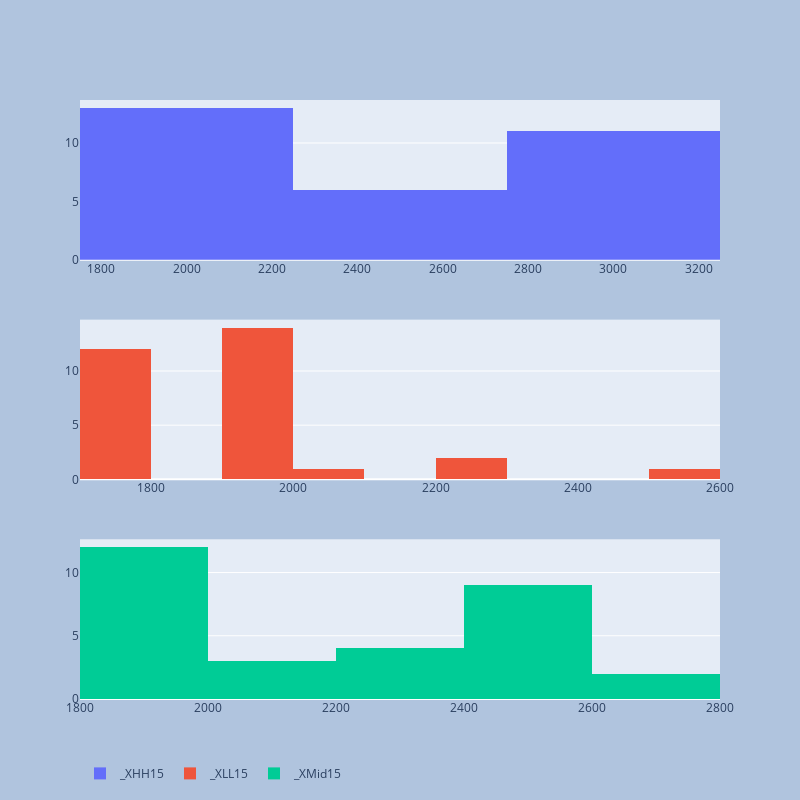

Notebook code for this chart:
### Code cell
colsToDist_1=[  x for  x  in list_cols if x.startswith('_X') ]
print(colsToDist_1)
fig=plot_mutiple_histrogram(df,colsToDist_1,len(colsToDist_1))
pio.write_image(fig, f"{report_path}\\{symbol}_PriceDist.png")
fig

### Figure 1 — Plotly figure (JSON) as saved in the notebook; plotly's stock layout.template omitted (floating-point values rounded to 4 significant figures)
{"data": [{"name": "_XHH15", "type": "histogram", "x": [3007.0, 3007.0, 2941.0, 2941.0, 2941.0, 2941.0, 2941.0, 2941.0, 2941.0, 2941.0, 2941.0, 2748.0, 2693.0, 2635.0, 2520.0, 2342.0, 2342.0, 2145.0, 2145.0, 2145.0, 2145.0, 2145.0, 2091.0, 2091.0, 2043.0, 2043.0, 2043.0, 2043.0, 2043.0, 1999.0], "xaxis": "x", "yaxis": "y"}, {"name": "_XLL15", "type": "histogram", "x": [2520.0, 2229.0, 2229.0, 2085.0, 1960.0, 1960.0, 1960.0, 1960.0, 1960.0, 1960.0, 1915.0, 1915.0, 1915.0, 1915.0, 1915.0, 1915.0, 1915.0, 1915.0, 1792.0, 1727.0, 1727.0, 1727.0, 1727.0, 1727.0, 1727.0, 1727.0, 1727.0, 1727.0, 1727.0, 1727.0], "xaxis": "x2", "yaxis": "y2"}, {"name": "_XMid15", "type": "histogram", "x": [2763.0, 2618.0, 2585.0, 2513.0, 2450.0, 2450.0, 2450.0, 2450.0, 2450.0, 2450.0, 2428.0, 2332.0, 2304.0, 2275.0, 2217.0, 2129.0, 2129.0, 2030.0, 1969.0, 1936.0, 1936.0, 1936.0, 1909.0, 1909.0, 1885.0, 1885.0, 1885.0, 1885.0, 1885.0, 1863.0], "xaxis": "x3", "yaxis": "y3"}], "layout": {"autosize": true, "height": 800, "legend": {"orientation": "h"}, "paper_bgcolor": "LightSteelBlue", "width": 800, "xaxis": {"anchor": "y", "autorange": true, "domain": [0, 1], "range": [1750, 3250], "type": "linear"}, "xaxis2": {"anchor": "y2", "autorange": true, "domain": [0, 1], "range": [1700, 2600], "type": "linear"}, "xaxis3": {"anchor": "y3", "autorange": true, "domain": [0, 1], "range": [1800, 2800], "type": "linear"}, "yaxis": {"anchor": "x", "autorange": true, "domain": [0.7333, 1], "range": [0, 13.68]}, "yaxis2": {"anchor": "x2", "autorange": true, "domain": [0.3667, 0.6333], "range": [0, 14.74]}, "yaxis3": {"anchor": "x3", "autorange": true, "domain": [0, 0.2667], "range": [0, 12.63]}}}
